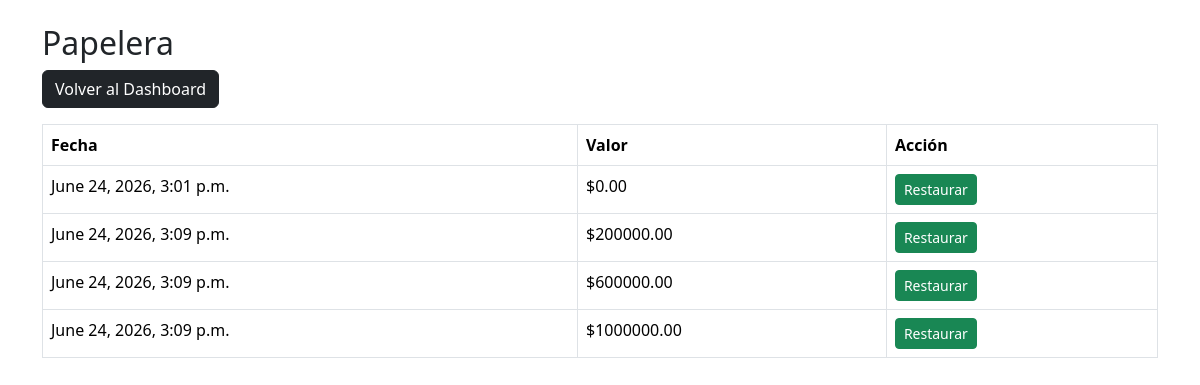
Screenshot of /dashboard/papelera/ (signed in) with the database file from the repository.
### registros/models.py (models this page shows, shortened)
class Registro(models.Model):
    usuario = models.ForeignKey(
        User,
        on_delete=models.CASCADE
    )
    valor = models.DecimalField(
        max_digits=12,
        decimal_places=2,
        default=0
    )
    sin_boleta = models.BooleanField(
        default=False
    )
    fecha = models.DateTimeField(
        auto_now_add=True
    )
    eliminado = models.BooleanField(
        default=False
    )
    fecha_eliminacion = models.DateTimeField(
        null=True,
        blank=True
    )

### registros/views.py (the view)
@login_required
def papelera(request):
    registros = Registro.objects.filter(
        usuario=request.user,
        eliminado=True
    )
    return render(
        request,
        'papelera.html',
        {
            'registros': registros
        }
    )

### templates/papelera.html (shortened to what this page needs)
{% load static %}
<!DOCTYPE html>
<html lang="es">
<head>
<link href="https://cdn.jsdelivr.net/npm/bootstrap@5.3.3/dist/css/bootstrap.min.css" rel="stylesheet">
</head>
<body class="container mt-4">
<h2>Papelera</h2>
<a href="/dashboard/" class="btn btn-dark mb-3">
Volver al Dashboard
</a>
<table class="table table-bordered">
<thead>
<tr>
<th>Fecha</th>
<th>Valor</th>
<th>Acción</th>
</tr>
</thead>
<tbody>
{% for registro in registros %}
<tr>
<td>{{ registro.fecha }}</td>
<td>${{ registro.valor }}</td>
<td>
<a
href="{% url 'restaurar_registro' registro.id %}"
class="btn btn-success btn-sm">
Restaurar
</a>
</td>
</tr>
{% empty %}
<tr>
<td colspan="3">
No hay registros en papelera
</td>
</tr>
{% endfor %}
</tbody>
</table>
</body>
</html>

### rows the page displays
Registro: fecha "June 24, 2026, 3:01 p.m.", valor "0.00"
Registro: fecha "June 24, 2026, 3:09 p.m.", valor "200000.00"
Registro: fecha "June 24, 2026, 3:09 p.m.", valor "600000.00"
Registro: fecha "June 24, 2026, 3:09 p.m.", valor "1000000.00"
